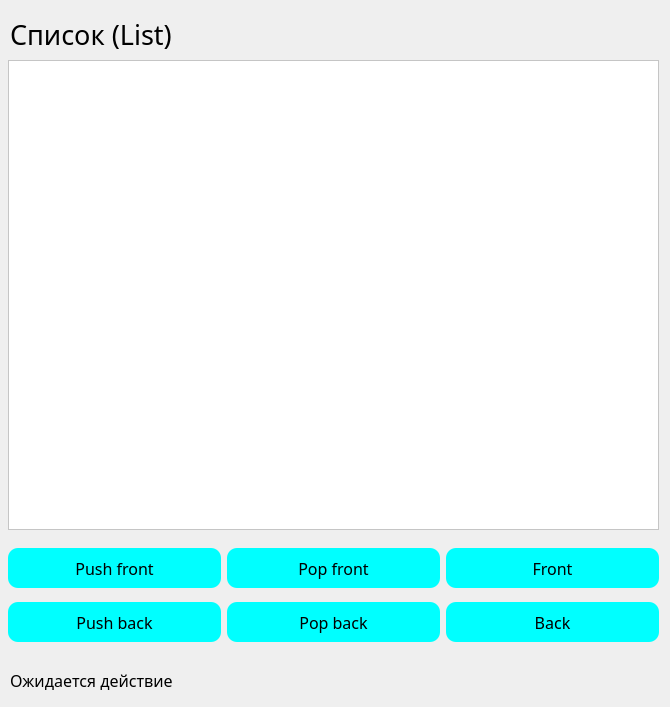
<?xml version="1.0" encoding="UTF-8"?>
<ui version="4.0">
 <class>u_list</class>
 <widget class="QDialog" name="u_list">
  <property name="enabled">
   <bool>true</bool>
  </property>
  <property name="geometry">
   <rect>
    <x>0</x>
    <y>0</y>
    <width>670</width>
    <height>707</height>
   </rect>
  </property>
  <property name="sizePolicy">
   <sizepolicy hsizetype="Fixed" vsizetype="Fixed">
    <horstretch>0</horstretch>
    <verstretch>0</verstretch>
   </sizepolicy>
  </property>
  <property name="minimumSize">
   <size>
    <width>0</width>
    <height>670</height>
   </size>
  </property>
  <property name="windowTitle">
   <string>DockWidget</string>
  </property>
  <property name="styleSheet">
   <string notr="true">QPushButton{
background-color: cyan;
border-radius: 10px;
color: black;
}</string>
  </property>
  <widget class="QWidget" name="dockWidgetContents" native="true">
   <property name="enabled">
    <bool>true</bool>
   </property>
   <property name="geometry">
    <rect>
     <x>0</x>
     <y>0</y>
     <width>670</width>
     <height>650</height>
    </rect>
   </property>
   <property name="minimumSize">
    <size>
     <width>670</width>
     <height>650</height>
    </size>
   </property>
   <property name="maximumSize">
    <size>
     <width>670</width>
     <height>650</height>
    </size>
   </property>
   <widget class="QGraphicsView" name="graphicsView">
    <property name="geometry">
     <rect>
      <x>8</x>
      <y>60</y>
      <width>651</width>
      <height>470</height>
     </rect>
    </property>
    <property name="styleSheet">
     <string notr="true">background-color: white;</string>
    </property>
   </widget>
   <widget class="QWidget" name="gridLayoutWidget">
    <property name="geometry">
     <rect>
      <x>8</x>
      <y>540</y>
      <width>651</width>
      <height>111</height>
     </rect>
    </property>
    <layout class="QGridLayout" name="gridLayout">
     <item row="0" column="1">
      <widget class="QPushButton" name="pushButton_4">
       <property name="minimumSize">
        <size>
         <width>0</width>
         <height>40</height>
        </size>
       </property>
       <property name="font">
        <font>
         <family>Trebuchet MS</family>
         <pointsize>12</pointsize>
        </font>
       </property>
       <property name="text">
        <string>Pop front</string>
       </property>
      </widget>
     </item>
     <item row="0" column="0">
      <widget class="QPushButton" name="pushButton_3">
       <property name="sizePolicy">
        <sizepolicy hsizetype="Minimum" vsizetype="Fixed">
         <horstretch>0</horstretch>
         <verstretch>0</verstretch>
        </sizepolicy>
       </property>
       <property name="minimumSize">
        <size>
         <width>0</width>
         <height>40</height>
        </size>
       </property>
       <property name="font">
        <font>
         <family>Trebuchet MS</family>
         <pointsize>12</pointsize>
        </font>
       </property>
       <property name="styleSheet">
        <string notr="true"/>
       </property>
       <property name="text">
        <string>Push front</string>
       </property>
      </widget>
     </item>
     <item row="0" column="2">
      <widget class="QPushButton" name="pushButton_5">
       <property name="minimumSize">
        <size>
         <width>0</width>
         <height>40</height>
        </size>
       </property>
       <property name="font">
        <font>
         <family>Trebuchet MS</family>
         <pointsize>12</pointsize>
         <bold>false</bold>
        </font>
       </property>
       <property name="text">
        <string>Front</string>
       </property>
      </widget>
     </item>
     <item row="1" column="0">
      <widget class="QPushButton" name="pushButton_6">
       <property name="minimumSize">
        <size>
         <width>0</width>
         <height>40</height>
        </size>
       </property>
       <property name="font">
        <font>
         <family>Trebuchet MS</family>
         <pointsize>12</pointsize>
         <bold>false</bold>
        </font>
       </property>
       <property name="text">
        <string>Push back</string>
       </property>
      </widget>
     </item>
     <item row="1" column="2">
      <widget class="QPushButton" name="pushButton_2">
       <property name="minimumSize">
        <size>
         <width>0</width>
         <height>40</height>
        </size>
       </property>
       <property name="font">
        <font>
         <family>Trebuchet MS</family>
         <pointsize>12</pointsize>
         <bold>false</bold>
        </font>
       </property>
       <property name="text">
        <string>Back</string>
       </property>
      </widget>
     </item>
     <item row="1" column="1">
      <widget class="QPushButton" name="pushButton">
       <property name="minimumSize">
        <size>
         <width>0</width>
         <height>40</height>
        </size>
       </property>
       <property name="font">
        <font>
         <family>Trebuchet MS</family>
         <pointsize>12</pointsize>
        </font>
       </property>
       <property name="text">
        <string>Pop back</string>
       </property>
      </widget>
     </item>
    </layout>
   </widget>
   <widget class="QLabel" name="label_2">
    <property name="geometry">
     <rect>
      <x>10</x>
      <y>19</y>
      <width>651</width>
      <height>31</height>
     </rect>
    </property>
    <property name="font">
     <font>
      <family>Bahnschrift</family>
      <pointsize>20</pointsize>
     </font>
    </property>
    <property name="text">
     <string>Список (List)</string>
    </property>
   </widget>
  </widget>
  <widget class="QLabel" name="label">
   <property name="geometry">
    <rect>
     <x>10</x>
     <y>670</y>
     <width>641</width>
     <height>20</height>
    </rect>
   </property>
   <property name="font">
    <font>
     <family>Bahnschrift</family>
     <pointsize>12</pointsize>
    </font>
   </property>
   <property name="text">
    <string>Ожидается действие</string>
   </property>
  </widget>
 </widget>
 <resources/>
 <connections/>
</ui>
